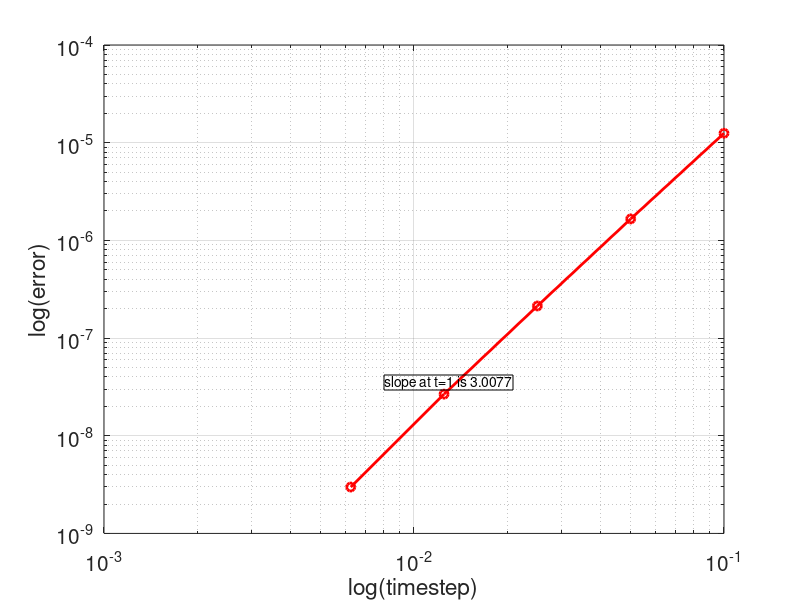

Recreate this plot in MATLAB. (Note: this script raises an error after producing the figure.)
%% SF2520 HT19-1 Applied Numerical Methods
%% Computer exercise 1 
%% Nomerical solutionof Initial value probles
%% Part1 : Accuracy of Runge-Kutta method
%% Armin Salmasi 

clear variables; close all; clc;

%% initialization
f = @(u) [u(2);-u(1)-u(2)*(u(1)^2-1)];  % right handside function of the ODE    
N = [10 20 40 80 160 320];  % number of steps
h = 1./N;   % timestep
ts = 0; % start time
te = 1; % end time
yN = N*0;   % results at t=1 for different N

%% calcualtion
for i = 1:length(N) % loop over step sizes
    t = ts:h(i):te; % time span
    u = zeros(2,length(t)); % results at each timestep 
    u(1:2,1) = [1; 0];  % initial values at time zero
    %% Runge-Kutta method     
    for j=1:(length(t)-1)   % loop over timespan                          
        k_1 = f(u(:,j)); 
        k_2 = f(u(:,j)+h(i).*k_1);
        k_3 = f(u(:,j)+0.25.*h(i).*k_1+0.25.*h(i).*k_2);
        u(:,j+1) = u(:,j) + (h(i)/6).*(k_1+k_2+4.*k_3);
    end    
    yN(i) = u(1,length(t)) ; % result at t=1 for different N
end
%% error evaluation / calculation of hte slop
eN = abs(yN - yN(length(N))) 
slope = log(eN(1)/eN(5))/log(h(1)/h(5)); % Calculate the slope

%% plot loglog timestep vs error
figure('units','normalized','outerposition',[0 0 0.4 0.7])
loglog(h,eN , "r-o",'LineWidth',2)
grid on
box on
xlabel('log(timestep)','Fontsize',15)
ylabel('log(error)','Fontsize',15)
set(gca,'FontSize',15)
an = annotation('textbox', [.48 .35 .1 .1], 'String', ...
    ['slope at t=1 is ',num2str(slope)]); an.FontSize = 15;
%saveas(gcf,'fig_ex11.pdf')